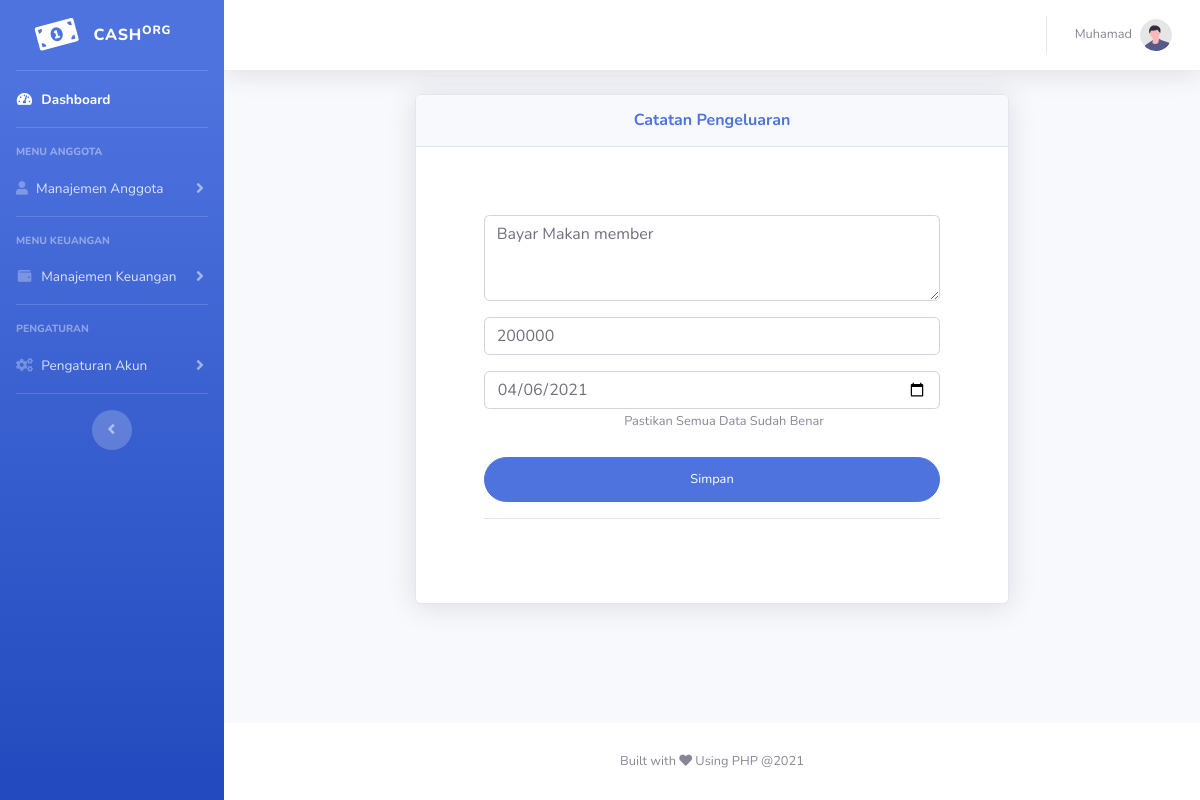
Page /dashboard/edit_pengeluaran.php?catatan=f667573eadca3e9638ead2504421ead0 (signed in) on the committed database.
### tables this page shows
CREATE TABLE `cash_catatan` (
  `id` int(11) NOT NULL,
  `catatan` varchar(255) NOT NULL,
  `nominal_uang` int(100) NOT NULL,
  `tanggal` date NOT NULL,
  `code_uniq` varchar(255) NOT NULL
);

### dashboard/edit_pengeluaran.php (the view, shortened to what this page needs)
<?php
$catatan = "";
$nominal = "";
$tanggal = "";
if(isset($_GET['catatan']) && !empty($_GET['catatan'])){
    $id_data = $_GET['catatan'];
    $db = database::connect();
        $query = $db->prepare("SELECT * FROM cash_catatan WHERE code_uniq = :id_data");
        $query->bindParam(":id_data", $id_data);
        $query->execute();
            if($query->rowCount() === 1){
                $data = $query->fetch(PDO::FETCH_ASSOC);
                    $catatan = $data['catatan'];
                    $nominal  = $data['nominal_uang'];
                    $tanggal = $data['tanggal'];
            }else{
                echo "<script>alert('Tidak Ada Data!');
                             document.location.href = 'daftar_pengeluaran.php';
                        </script>";
                    exit();
            }
}else{
    header("Location: daftar_pengeluaran.php");
    exit();
}
?>
<!DOCTYPE html>
<html lang="en">
<head>
    <link href="vendor/fontawesome-free/css/all.min.css" rel="stylesheet" type="text/css">
    <link href="css/sb-admin-2.min.css" rel="stylesheet">
</head>
<body id="page-top">
    <div id="wrapper">
        <ul class="navbar-nav bg-gradient-primary sidebar sidebar-dark accordion" id="accordionSidebar">
            <a class="sidebar-brand d-flex align-items-center justify-content-center" href="index.php">
                <div class="sidebar-brand-icon rotate-n-15">
                    <i class="fas fa-money-bill-alt"></i>
                </div>
                <div class="sidebar-brand-text mx-3">Cash<sup>org</sup></div>
            </a>
            <hr class="sidebar-divider my-0">
            <li class="nav-item active">
                <a class="nav-link" href="index.php">
                    <i class="fas fa-fw fa-tachometer-alt"></i>
                    <span>Dashboard</span></a>
            </li>
            <hr class="sidebar-divider">
            <div class="sidebar-heading">
                Menu Anggota
            </div>
            <li class="nav-item">
                <a class="nav-link collapsed" href="#" data-toggle="collapse" data-target="#collapseTwo"
                    aria-expanded="true" aria-controls="collapseTwo">
                    <i class="fas fa-user fa-cog"></i>
                    <span>Manajemen Anggota</span>
                </a>
            </li>
            <hr class="sidebar-divider">
            <div class="sidebar-heading">
                Menu Keuangan
            </div>
            <li class="nav-item">
                <a class="nav-link collapsed" href="#" data-toggle="collapse" data-target="#collapsePages"
                    aria-expanded="true" aria-controls="collapsePages">
                    <i class="fas fa-fw fa-wallet"></i>
                    <span>Manajemen Keuangan</span>
                </a>
            </li>
            <hr class="sidebar-divider">
            <div class="sidebar-heading">
                Pengaturan
            </div>
            <li class="nav-item">
                <a class="nav-link collapsed" href="#" data-toggle="collapse" data-target="#collapseCon"
                    aria-expanded="true" aria-controls="collapsePages">
                    <i class="fas fa-fw fa-cogs"></i>
                    <span>Pengaturan Akun</span>
                </a>
            </li>
            <hr class="sidebar-divider d-none d-md-block">
            <div class="text-center d-none d-md-inline">
                <button class="rounded-circle border-0" id="sidebarToggle"></button>
            </div>
        </ul>
        <div id="content-wrapper" class="d-flex flex-column">
            <div id="content">
                <nav class="navbar navbar-expand navbar-light bg-white topbar mb-4 static-top shadow">
                    <ul class="navbar-nav ml-auto">
                        <li class="nav-item dropdown no-arrow">
                            <a class="nav-link dropdown-toggle" href="#" id="userDropdown" role="button"
                                data-toggle="dropdown" aria-haspopup="true" aria-expanded="false">
                                <span class="mr-2 d-none d-lg-inline text-gray-600 small"><?php echo $_SESSION['nama']; ?></span>
                                <img class="img-profile rounded-circle"
                                    src="img/undraw_profile.svg">
                            </a>
                        </li>
                    </ul>
                </nav>
                <div class="container-fluid">
                    <center>
                    <div class="col-lg-8">
                                <div class="card shadow mb-4">
                                <div class="card-header py-3">
                                    <h6 class="m-0 font-weight-bold text-primary">Catatan Pengeluaran</h6>
                                </div>
                                <div class="card-body">
                                     <div class="p-5">
                                    <form class="user" method="post" action="">
                                        <div class="form-group">
                                            <div class="mb-3">
                                              <textarea class="form-control" id="exampleFormControlTextarea1" rows="3" name="catatan"><?php echo $catatan; ?></textarea>
                                            </div>
                                        </div>
                                        <div class="form-group">
                                            <input type="number" class="form-control" name="nominal" value="<?php echo $nominal; ?>">
                                        </div>
                                            <input type="date" class="form-control" name="tanggal" value="<?php echo $tanggal; ?>">
                                        <div class="form-group">
                                            <div class="custom-control custom-checkbox small">
                                                <label>Pastikan Semua Data Sudah Benar</label>
                                            </div>
                                        </div>
                                        <button type="submit" class="btn btn-primary btn-user btn-block" name="submit">Simpan </button>
                                    </form>
                                    <hr>
                                </div>
                                </div>
                            </div>
                    </div>
                    </center>
                </div>
            </div>
            <footer class="sticky-footer bg-white">
                <div class="container my-auto">
                    <div class="copyright text-center my-auto">
                        <span>Built with <i class="fas fa-heart"></i> Using PHP @<?php echo date('Y'); ?></span>
                    </div>
                </div>
            </footer>
        </div>
    </div>
</body>
</html>

### rows in the picture
cash_catatan: catatan "Bayar Makan member", nominal "200000", tanggal "04/06/2021"

### other values in the picture
$_SESSION['nama'] "Muhamad"
